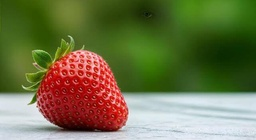
#> input picture Frequency Domain Filtering for Noise Reduction and Image Enhancement/sample.jpg, 256 x 140 px, shrunk from 642 x 350 before the run
$ python 'Image Processing.py'
#> lines starting #> are read from the running program, lines starting #| are printed output that depends on the picture
import cv2
import numpy as np
import matplotlib.pyplot as plt
import math

# =====================================================
# Read Image
# =====================================================
img = cv2.imread("sample.jpg", 0)
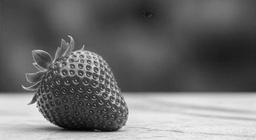
#> img: shape (140, 256); min 3, max 243, mean 110.1

if img is None:
    raise ValueError("Image not found! Check the file path.")

# =====================================================
# Show Original Image
# =====================================================
plt.figure(figsize=(6,6))
plt.imshow(img, cmap="gray")
plt.title("Original Image")
plt.axis("off")
plt.show()

# =====================================================
# FFT
# =====================================================
f = np.fft.fft2(img)

magnitude = 20 * np.log(np.abs(f) + 1)
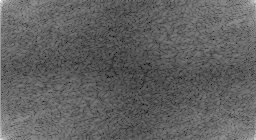
#> magnitude: shape (140, 256) float64; min 43.12, max 303.8, mean 143.1; drawn with min black and max white

plt.figure(figsize=(6,6))
plt.imshow(magnitude, cmap="gray")
plt.title("Magnitude Spectrum")
plt.axis("off")
plt.show()

# =====================================================
# Center FFT
# =====================================================
fshift = np.fft.fftshift(f)

magnitude_shift = 20 * np.log(np.abs(fshift) + 1)
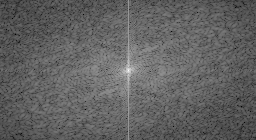
#> magnitude_shift: shape (140, 256) float64; min 43.12, max 303.8, mean 143.1; drawn with min black and max white

plt.figure(figsize=(6,6))
plt.imshow(magnitude_shift, cmap="gray")
plt.title("Centered Spectrum")
plt.axis("off")
plt.show()

# =====================================================
# Distance Function
# =====================================================
def distance(point1, point2):
    return math.sqrt(
        (point1[0]-point2[0])**2 +
        (point1[1]-point2[1])**2
    )

# =====================================================
# Ideal Low Pass Filter
# =====================================================
def idealFilterLP(D0, imgShape):

#> called with D0 = 50, imgShape = (140, 256)
    rows, cols = imgShape[:2]

    base = np.zeros((rows, cols))

    center = (rows/2, cols/2)

    for x in range(cols):
        for y in range(rows):

            if distance((y, x), center) <= D0:
                base[y, x] = 1

    return base

# =====================================================
# Ideal High Pass Filter
# =====================================================
def idealFilterHP(D0, imgShape):

#> called with D0 = 50, imgShape = (140, 256)
    rows, cols = imgShape[:2]

    base = np.ones((rows, cols))

    center = (rows/2, cols/2)

    for x in range(cols):
        for y in range(rows):

            if distance((y, x), center) <= D0:
                base[y, x] = 0

    return base

# =====================================================
# Gaussian Low Pass Filter
# =====================================================
def gaussianLP(D0, imgShape):

#> called with D0 = 50, imgShape = (140, 256)
    rows, cols = imgShape[:2]

    base = np.zeros((rows, cols))

    center = (rows/2, cols/2)

    for x in range(cols):
        for y in range(rows):

            base[y, x] = math.exp(
                -(distance((y, x), center) ** 2) /
                (2 * (D0 ** 2))
            )

    return base

# =====================================================
# Gaussian High Pass Filter
# =====================================================
def gaussianHP(D0, imgShape):

#> called with D0 = 50, imgShape = (140, 256)
    rows, cols = imgShape[:2]

    base = np.zeros((rows, cols))

    center = (rows/2, cols/2)

    for x in range(cols):
        for y in range(rows):

            base[y, x] = 1 - math.exp(
                -(distance((y, x), center) ** 2) /
                (2 * (D0 ** 2))
            )

    return base

# =====================================================
# Display Filters
# =====================================================
fig, ax = plt.subplots(2, 2, figsize=(10, 10))

ax[0,0].imshow(idealFilterLP(50, img.shape), cmap="gray")
ax[0,0].set_title("Ideal Low Pass")
ax[0,0].axis("off")

ax[0,1].imshow(idealFilterHP(50, img.shape), cmap="gray")
ax[0,1].set_title("Ideal High Pass")
ax[0,1].axis("off")

ax[1,0].imshow(gaussianLP(50, img.shape), cmap="gray")
ax[1,0].set_title("Gaussian Low Pass")
ax[1,0].axis("off")

ax[1,1].imshow(gaussianHP(50, img.shape), cmap="gray")
ax[1,1].set_title("Gaussian High Pass")
ax[1,1].axis("off")

plt.tight_layout()
plt.savefig("filters.png")
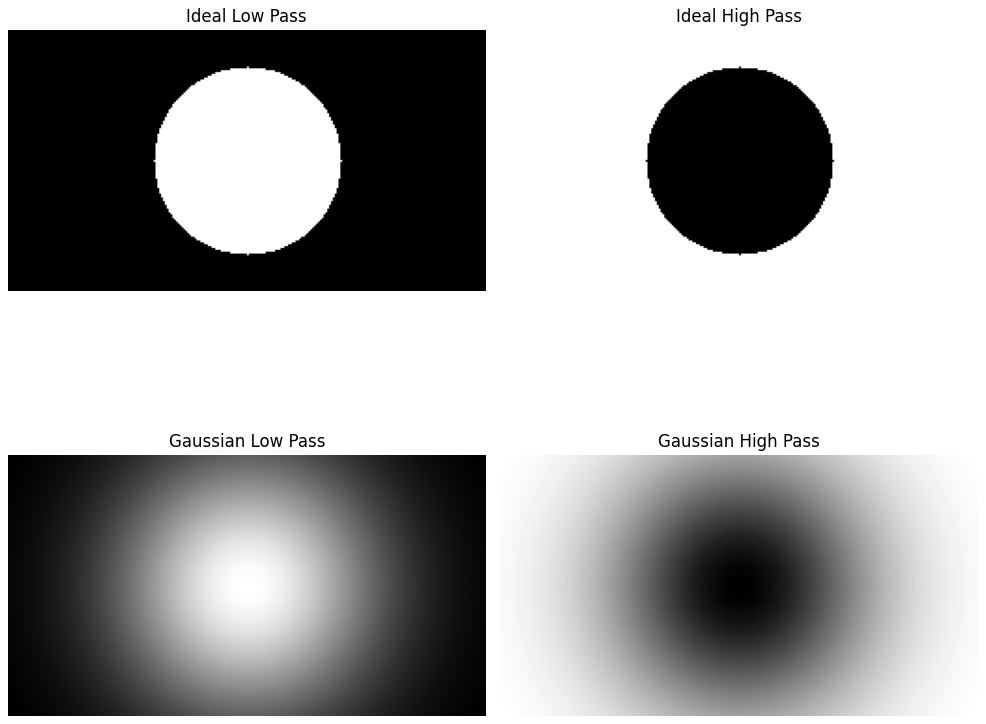
#> figure drawn by matplotlib, 4 panels
plt.show()

# =====================================================
# Apply Ideal Low Pass Filter
# =====================================================
LPF = idealFilterLP(50, img.shape)

filtered_frequency = fshift * LPF

plt.figure(figsize=(6,6))
plt.imshow(np.log(1 + np.abs(filtered_frequency)), cmap="gray")
plt.title("Filtered Frequency Domain")
plt.axis("off")
plt.savefig("filtered_frequency_domain.png")
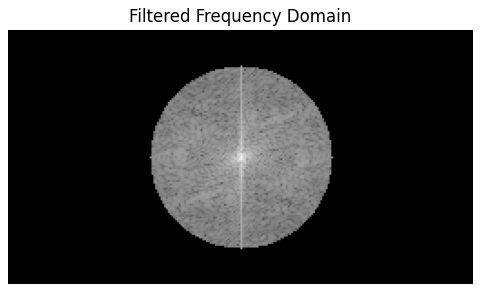
#> figure drawn by matplotlib, 1 panel
plt.show()

# =====================================================
# Inverse FFT
# =====================================================
f_ishift = np.fft.ifftshift(filtered_frequency)

img_back = np.fft.ifft2(f_ishift)

img_back = np.abs(img_back)
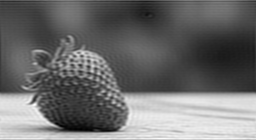
#> img_back: shape (140, 256) float64; min 0.0822, max 254.3, mean 110.1

plt.figure(figsize=(12,5))

plt.subplot(1,2,1)
plt.imshow(img, cmap="gray")
plt.title("Original Image")
plt.axis("off")

plt.subplot(1,2,2)
plt.imshow(img_back, cmap="gray")
plt.title("Recovered Image")
plt.axis("off")

plt.savefig("filtered_image_inverse_fft.png")
plt.show()

# =====================================================
# Save Images
# =====================================================
cv2.imwrite("original_image.jpg", img)
cv2.imwrite("filtered_image.jpg", np.uint8(img_back))

# =====================================================
# Frequency Transformation Function
# =====================================================
def Freq_Trans(image, filter_used):

    img_fft = np.fft.fft2(image)

    centered = np.fft.fftshift(img_fft)

    filtered = centered * filter_used

    inverse_shift = np.fft.ifftshift(filtered)

    final = np.fft.ifft2(inverse_shift)

    return (
        img_fft,
        centered,
        filter_used,
        filtered,
        inverse_shift,
        final
    )

# =====================================================
# Compare All Filters
# =====================================================
filters = [

    (idealFilterLP,50),
    (idealFilterLP,100),
    (idealFilterLP,150),

    (idealFilterHP,50),
    (idealFilterHP,100),
    (idealFilterHP,150),

    (gaussianLP,50),
    (gaussianLP,100),
    (gaussianLP,150),

    (gaussianHP,50),
    (gaussianHP,100),
    (gaussianHP,150)

]

titles = [

    "Original",
    "Spectrum",
    "Centered Spectrum",
    "Filter",
    "Filtered Spectrum",
    "Inverse Shift",
    "Recovered"

]

fig, axs = plt.subplots(12, 7, figsize=(28, 50))

for row, (filter_func, diameter) in enumerate(filters):

    result = Freq_Trans(img, filter_func(diameter, img.shape))

    images = [

        img,
        np.log(1 + np.abs(result[0])),
        np.log(1 + np.abs(result[1])),
        result[2],
        np.log(1 + np.abs(result[3])),
        np.log(1 + np.abs(result[4])),
        np.abs(result[5])

    ]

    for col in range(7):

        axs[row, col].imshow(images[col], cmap="gray")

        if col == 3:
            axs[row, col].set_title(
                f"{filter_func.__name__}\nD={diameter}"
            )
        else:
            axs[row, col].set_title(titles[col])

        axs[row, col].axis("off")

plt.tight_layout()

plt.savefig("all_processes.png")
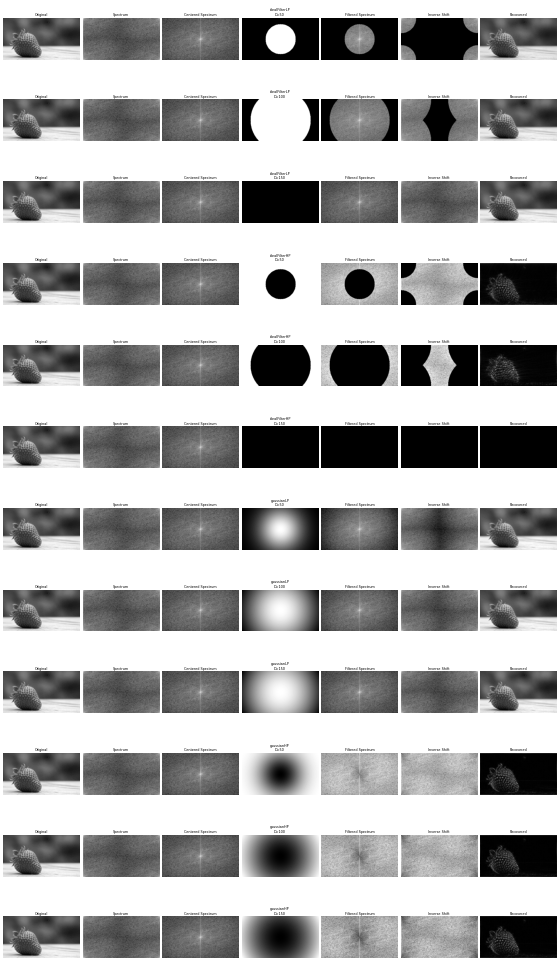
#> figure drawn by matplotlib, 84 panels

plt.show()

print("===================================")
print("Program Finished Successfully!")
print("Images Saved:")
print(" - original_image.jpg")
print(" - filtered_image.jpg")
print(" - filters.png")
print(" - filtered_frequency_domain.png")
print(" - filtered_image_inverse_fft.png")
print(" - all_processes.png")
print("===================================")
